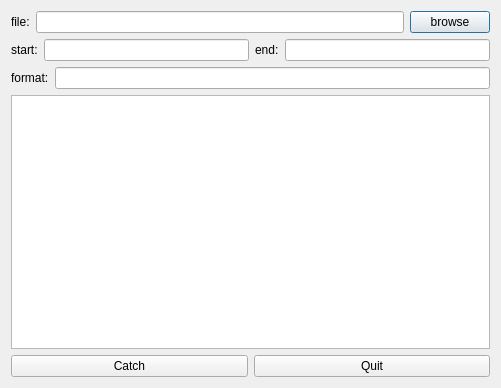
<?xml version="1.0" encoding="UTF-8"?>
<ui version="4.0">
 <class>QCatchBinDialog</class>
 <widget class="QDialog" name="QCatchBinDialog">
  <property name="geometry">
   <rect>
    <x>0</x>
    <y>0</y>
    <width>501</width>
    <height>388</height>
   </rect>
  </property>
  <property name="windowTitle">
   <string>Dialog</string>
  </property>
  <layout class="QGridLayout" name="gridLayout">
   <item row="0" column="0">
    <layout class="QVBoxLayout" name="verticalLayout">
     <item>
      <layout class="QHBoxLayout" name="horizontalLayout">
       <item>
        <widget class="QLabel" name="label">
         <property name="text">
          <string>file:</string>
         </property>
        </widget>
       </item>
       <item>
        <widget class="QLineEdit" name="filePath"/>
       </item>
       <item>
        <widget class="QPushButton" name="browse">
         <property name="text">
          <string>browse</string>
         </property>
        </widget>
       </item>
      </layout>
     </item>
     <item>
      <layout class="QHBoxLayout" name="horizontalLayout_2">
       <item>
        <widget class="QLabel" name="label_2">
         <property name="text">
          <string>start:</string>
         </property>
        </widget>
       </item>
       <item>
        <widget class="QLineEdit" name="start"/>
       </item>
       <item>
        <widget class="QLabel" name="label_3">
         <property name="text">
          <string>end:</string>
         </property>
        </widget>
       </item>
       <item>
        <widget class="QLineEdit" name="end"/>
       </item>
      </layout>
     </item>
     <item>
      <layout class="QHBoxLayout" name="horizontalLayout_3">
       <item>
        <widget class="QLabel" name="label_4">
         <property name="text">
          <string>format:</string>
         </property>
        </widget>
       </item>
       <item>
        <widget class="QLineEdit" name="outPutFileName"/>
       </item>
      </layout>
     </item>
     <item>
      <widget class="QTextBrowser" name="textBrowser"/>
     </item>
     <item>
      <layout class="QHBoxLayout" name="horizontalLayout_4">
       <item>
        <widget class="QPushButton" name="catchButton">
         <property name="text">
          <string>Catch</string>
         </property>
        </widget>
       </item>
       <item>
        <widget class="QPushButton" name="quit">
         <property name="text">
          <string>Quit</string>
         </property>
        </widget>
       </item>
      </layout>
     </item>
    </layout>
   </item>
  </layout>
 </widget>
 <resources/>
 <connections/>
</ui>
